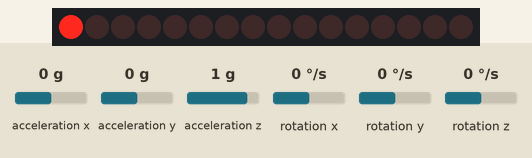
Simulated run of this sketch. Board: Arduino Uno, built with avr-gcc and run on an emulated ATmega328P. On the bench: 16 shift-register outputs drawn as a row of LEDs (first output left, lit = HIGH). Wiring (inferred from the names in the program): 2 × shift register (74HC595): data pin 2; shift clock pin 4; latch pin 3; MR pin 5. Wiring (inferred from the signals the program sends): row of LEDs: on Q0, Q1, Q2, Q3, Q4, Q5, Q6, Q7, Q8, Q9, Q10, Q11, Q12, Q13, Q14, Q15. The inputs (shaded band) are chosen by the test bench; at power-on: acceleration y 0 g, acceleration x 0 g, acceleration z 1 g, rotation x 0 °/s, rotation y 0 °/s, rotation z 0 °/s. What the sketch prints to the serial monitor is not drawn.

Above: at 1.2 s.
1.3 s: acceleration y set to -1.4 g
At 2.5 s:
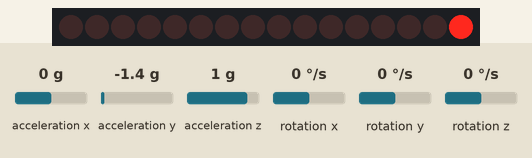
3.0 s: acceleration y set to 0.8 g
At 3.11 s:
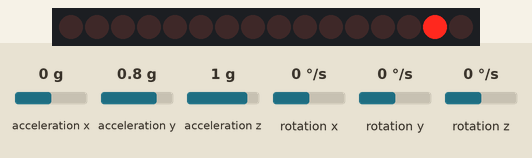
4.8 s: acceleration y set to -0.8 g
At 4.91 s:
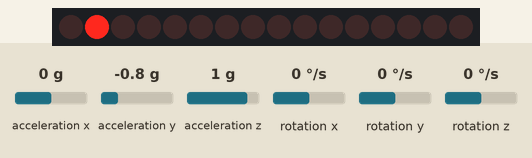
Timing chart, 0 to 7.8 s (numbered marks = the images above; inputs shaded):
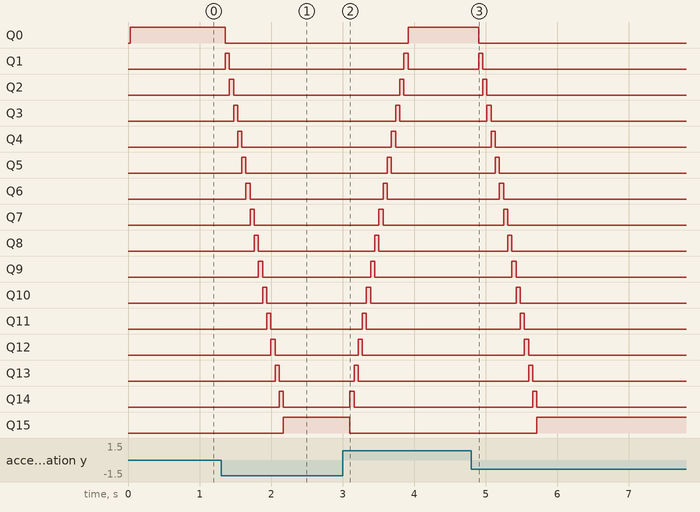

The sketch:

motionTest.ino
```cpp
// I2C device class (I2Cdev) demonstration Arduino sketch for MPU6050 class
// 10/7/2011 by Jeff Rowberg <jeff@rowberg.net>
// Updates should (hopefully) always be available at https://github.com/jrowberg/i2cdevlib
//
// Changelog:
//      2013-05-08 - added multiple output formats
//                 - added seamless Fastwire support
//      2011-10-07 - initial release

/* ============================================
I2Cdev device library code is placed under the MIT license
Copyright (c) 2011 Jeff Rowberg

Permission is hereby granted, free of charge, to any person obtaining a copy
of this software and associated documentation files (the "Software"), to deal
in the Software without restriction, including without limitation the rights
to use, copy, modify, merge, publish, distribute, sublicense, and/or sell
copies of the Software, and to permit persons to whom the Software is
furnished to do so, subject to the following conditions:

The above copyright notice and this permission notice shall be included in
all copies or substantial portions of the Software.

THE SOFTWARE IS PROVIDED "AS IS", WITHOUT WARRANTY OF ANY KIND, EXPRESS OR
IMPLIED, INCLUDING BUT NOT LIMITED TO THE WARRANTIES OF MERCHANTABILITY,
FITNESS FOR A PARTICULAR PURPOSE AND NONINFRINGEMENT. IN NO EVENT SHALL THE
AUTHORS OR COPYRIGHT HOLDERS BE LIABLE FOR ANY CLAIM, DAMAGES OR OTHER
LIABILITY, WHETHER IN AN ACTION OF CONTRACT, TORT OR OTHERWISE, ARISING FROM,
OUT OF OR IN CONNECTION WITH THE SOFTWARE OR THE USE OR OTHER DEALINGS IN
THE SOFTWARE.
===============================================
*/

// I2Cdev and MPU6050 must be installed as libraries, or else the .cpp/.h files
// for both classes must be in the include path of your project
#include "I2Cdev.h"
#include "MPU6050.h"

// Arduino Wire library is required if I2Cdev I2CDEV_ARDUINO_WIRE implementation
// is used in I2Cdev.h
#if I2CDEV_IMPLEMENTATION == I2CDEV_ARDUINO_WIRE
    #include "Wire.h"
#endif

// class default I2C address is 0x68
// specific I2C addresses may be passed as a parameter here
// AD0 low = 0x68 (default for InvenSense evaluation board)
// AD0 high = 0x69
MPU6050 accelgyro;
//MPU6050 accelgyro(0x69); // <-- use for AD0 high

int16_t ax, ay, az;
int16_t gx, gy, gz;

int converted_ax = 0;
int converted_ay = 0;
int velocity = 0;
int gyroLocation1 = 0x01;
int gyroLocation2 = 0x00;
int dataPin = 2;
int latchPin = 3;
int clockPin = 4;
int clearPin = 5;
int ledLevel = 1;

// uncomment "OUTPUT_READABLE_ACCELGYRO" if you want to see a tab-separated
// list of the accel X/Y/Z and then gyro X/Y/Z values in decimal. Easy to read,
// not so easy to parse, and slow(er) over UART.
#define OUTPUT_READABLE_ACCELGYRO

// uncomment "OUTPUT_BINARY_ACCELGYRO" to send all 6 axes of data as 16-bit
// binary, one right after the other. This is very fast (as fast as possible
// without compression or data loss), and easy to parse, but impossible to read
// for a human.
//#define OUTPUT_BINARY_ACCELGYRO


#define LED_PIN 11
bool blinkState = false;

void setup() {
    // join I2C bus (I2Cdev library doesn't do this automatically)
    #if I2CDEV_IMPLEMENTATION == I2CDEV_ARDUINO_WIRE
        Wire.begin();
    #elif I2CDEV_IMPLEMENTATION == I2CDEV_BUILTIN_FASTWIRE
        Fastwire::setup(400, true);
    #endif

    // initialize serial communication
    // (38400 chosen because it works as well at 8MHz as it does at 16MHz, but
    // it's really up to you depending on your project)
    Serial.begin(38400);

    // initialize device
    Serial.println("Initializing I2C devices...");
    accelgyro.initialize();

    // verify connection
    Serial.println("Testing device connections...");
    Serial.println(accelgyro.testConnection() ? "MPU6050 connection successful" : "MPU6050 connection failed");

    // use the code below to change accel/gyro offset values

    Serial.println("Updating internal sensor offsets...");
    // -76	-2359	1688	0	0	0
    Serial.print(accelgyro.getXAccelOffset()); Serial.print("\t"); // -76
    Serial.print(accelgyro.getYAccelOffset()); Serial.print("\t"); // -2359
    Serial.print(accelgyro.getZAccelOffset()); Serial.print("\t"); // 1688
    Serial.print(accelgyro.getXGyroOffset()); Serial.print("\t"); // 0
    Serial.print(accelgyro.getYGyroOffset()); Serial.print("\t"); // 0
    Serial.print(accelgyro.getZGyroOffset()); Serial.print("\t"); // 0
    Serial.print("\n");
    accelgyro.setXGyroOffset(220);
    accelgyro.setYGyroOffset(76);
    accelgyro.setZGyroOffset(-85);
    Serial.print(accelgyro.getXAccelOffset()); Serial.print("\t"); // -76
    Serial.print(accelgyro.getYAccelOffset()); Serial.print("\t"); // -2359
    Serial.print(accelgyro.getZAccelOffset()); Serial.print("\t"); // 1688
    Serial.print(accelgyro.getXGyroOffset()); Serial.print("\t"); // 0
    Serial.print(accelgyro.getYGyroOffset()); Serial.print("\t"); // 0
    Serial.print(accelgyro.getZGyroOffset()); Serial.print("\t"); // 0
    Serial.print("\n");


    // configure Arduino LED for
    pinMode(dataPin, OUTPUT);
    pinMode(latchPin, OUTPUT);
    pinMode(clockPin, OUTPUT);
    pinMode(clearPin, OUTPUT);
}

void shiftVal(int val1, int val2)
{
  digitalWrite(latchPin, LOW);
  digitalWrite(clearPin, LOW);
  digitalWrite(clearPin, HIGH);
  //shiftOut(dataPin, clockPin, bitOrder, value);
  shiftOut(dataPin, clockPin, MSBFIRST, val1);
  shiftOut(dataPin, clockPin, MSBFIRST, val2);
  digitalWrite(latchPin, HIGH);
}

void updateGyro(int16_t ax, int16_t ay)
{
  if(ay < -4000 && ay > -8000)
  {
    if(ledLevel < 8)
    {
      gyroLocation1 = gyroLocation1 << 0x01;
      gyroLocation2 = 0x00;
      ledLevel++;
    }
    else if(ledLevel >= 8 && ledLevel < 16)
    {
      ledLevel++;
      if(ledLevel == 9)
      {
        gyroLocation2 = 0x01;
        gyroLocation1 = 0x00;
      }
      else
      {
        gyroLocation2 = gyroLocation2 << 0x01;
        gyroLocation1 = 0x00;
      }
    }
    /*converted_ay = map(ay, -75, -17000, 10, 255);
    if(converted_ax <= converted_ay)
    {
      analogWrite(LED_PIN, converted_ay);
    }*/
    delay(500);
  }
  else if(ay <= -8000 && ay > -12000)
  {
    if(ledLevel < 8)
    {
      gyroLocation1 = gyroLocation1 << 0x01;
      gyroLocation2 = 0x00;
      ledLevel++;
    }
    else if(ledLevel >= 8 && ledLevel < 16)
    {
      ledLevel++;
      if(ledLevel == 9)
      {
        gyroLocation2 = 0x01;
        gyroLocation1 = 0x00;

      }
      else
      {
        gyroLocation2 = gyroLocation2 << 0x01;
        gyroLocation1 = 0x00;
      }
    }
    /*converted_ay = map(ay, -75, -17000, 10, 255);
    if(converted_ax <= converted_ay)
    {
      analogWrite(LED_PIN, converted_ay);
    }*/
    delay(200);
  }
  else if(ay <= -12000)
  {
    if(ledLevel < 8)
    {
      gyroLocation1 = gyroLocation1 << 0x01;
      gyroLocation2 = 0x00;
      ledLevel++;
    }
    else if(ledLevel >= 8 && ledLevel < 16)
    {
      ledLevel++;
      if(ledLevel == 9)
      {
        gyroLocation2 = 0x01;
        gyroLocation1 = 0x00;

      }
      else
      {
        gyroLocation2 = gyroLocation2 << 0x01;
        gyroLocation1 = 0x00;
      }
    }
    /*converted_ay = map(ay, -75, -17000, 10, 255);
    if(converted_ax <= converted_ay)
    {
      analogWrite(LED_PIN, converted_ay);
    }*/
    delay(50);
  }
  else if(ay >= 4000 && ay < 8000)
  {
    if(ledLevel > 1 && ledLevel <= 8)
    {
      gyroLocation1 = gyroLocation1 >> 0x01;
      gyroLocation2 = 0x00;
      ledLevel--;
    }
    else if(ledLevel > 8 && ledLevel <= 16)
    {
      ledLevel--;
      if(ledLevel == 8)
      {
        gyroLocation2 = 0x00;
        gyroLocation1 = 0x80;
      }
      else
      {
        gyroLocation1 = 0x00;
        gyroLocation2 = gyroLocation2 >> 0x01;
      }
    }
    /*converted_ay = map(ay, -75, 17000, 10, 255);
    if(converted_ax <= converted_ay)
    {
      analogWrite(LED_PIN, converted_ay);
    }*/
    delay(500);
  }
  else if(ay >= 8000 && ay < 12000)
  {
    if(ledLevel > 1 && ledLevel <= 8)
    {
      gyroLocation1 = gyroLocation1 >> 0x01;
      gyroLocation2 = 0x00;
      ledLevel--;
    }
    else if(ledLevel > 8 && ledLevel <= 16)
    {
      ledLevel--;
      if(ledLevel == 8)
      {
        gyroLocation2 = 0x00;
        gyroLocation1 = 0x80;
      }
      else
      {
        gyroLocation1 = 0x00;
        gyroLocation2 = gyroLocation2 >> 0x01;
      }
    }
    /*converted_ay = map(ay, -75, 17000, 10, 255);
    if(converted_ax <= converted_ay)
    {
      analogWrite(LED_PIN, converted_ay);
    }*/
    delay(200);
  }
  else if(ay >= 12000)
  {
    if(ledLevel > 1 && ledLevel <= 8)
    {
      gyroLocation1 = gyroLocation1 >> 0x01;
      gyroLocation2 = 0x00;
      ledLevel--;
    }
    else if(ledLevel > 8 && ledLevel <= 16)
    {
      ledLevel--;
      if(ledLevel == 8)
      {
        gyroLocation2 = 0x00;
        gyroLocation1 = 0x80;
      }
      else
      {
        gyroLocation1 = 0x00;
        gyroLocation2 = gyroLocation2 >> 0x01;
      }
    }
    /*converted_ay = map(ay, -75, 17000, 10, 255);
    if(converted_ax <= converted_ay)
    {
      analogWrite(LED_PIN, converted_ay);
    }*/
    delay(50);
  }
}

void loop() {
    // read raw accel/gyro measurements from device
    accelgyro.getMotion6(&ax, &ay, &az, &gx, &gy, &gz);

    // these methods (and a few others) are also available
    accelgyro.getAcceleration(&ax, &ay, &az);
    accelgyro.getRotation(&gx, &gy, &gz);

    #ifdef OUTPUT_READABLE_ACCELGYRO
        // display tab-separated accel/gyro x/y/z values
        /*Serial.print("a/g:\t");
        Serial.print(ax); Serial.print("\t");
        Serial.print(ay); Serial.print("\t");
        Serial.print(az); Serial.print("\t");
        Serial.print(gx); Serial.print("\t");
        Serial.print(gy); Serial.print("\t");
        Serial.println(gz);*/
    #endif

    #ifdef OUTPUT_BINARY_ACCELGYRO
       /* Serial.write((uint8_t)(ax >> 8)); Serial.write((uint8_t)(ax & 0xFF));
        Serial.write((uint8_t)(ay >> 8)); Serial.write((uint8_t)(ay & 0xFF));
        Serial.write((uint8_t)(az >> 8)); Serial.write((uint8_t)(az & 0xFF));
        Serial.write((uint8_t)(gx >> 8)); Serial.write((uint8_t)(gx & 0xFF));
        Serial.write((uint8_t)(gy >> 8)); Serial.write((uint8_t)(gy & 0xFF));
        Serial.write((uint8_t)(gz >> 8)); Serial.write((uint8_t)(gz & 0xFF));*/
    #endif

    updateGyro(ax, ay);
    shiftVal(gyroLocation2, gyroLocation1);

    //Serial.print(converted_ax);Serial.print("\t");Serial.print(converted_ay);
}
```

Measured:
- after the input at 1.3 s, Q0: HIGH → LOW after 0.06 s; Q1: LOW → HIGH after 0.06 s, → LOW 0.06 s later; Q2: LOW → HIGH after 0.12 s, → LOW 0.06 s later; Q3: LOW → HIGH after 0.17 s, → LOW 0.06 s later; Q4: LOW → HIGH after 0.23 s, → LOW 0.06 s later
- after the input at 3.0 s, Q0: LOW → HIGH after 0.91 s; Q1: LOW → HIGH after 0.86 s, → LOW 0.06 s later; Q2: LOW → HIGH after 0.80 s, → LOW 0.06 s later; Q3: LOW → HIGH after 0.74 s, → LOW 0.06 s later; Q4: LOW → HIGH after 0.68 s, → LOW 0.06 s later
- after the input at 4.8 s, Q0: HIGH → LOW after 0.10 s; Q1: LOW → HIGH after 0.10 s, → LOW 0.06 s later; Q2: LOW → HIGH after 0.16 s, → LOW 0.06 s later; Q3: LOW → HIGH after 0.22 s, → LOW 0.06 s later; Q4: LOW → HIGH after 0.28 s, → LOW 0.06 s later
